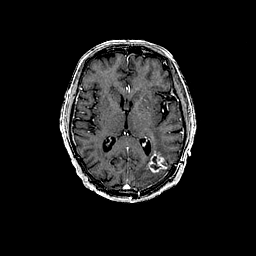
#> input picture failed-attempts/060.png, 256 x 256 px, found by its file name
$ jupyter execute code.ipynb
#> lines starting #> are read from the running program, lines starting #| are printed output that depends on the picture; after the words box and inside, x2 and y2 are one past the last pixel; in counts of white or black regions, pixels touching at a corner belong together
[cell 1]
import cv2
import numpy as np
import matplotlib.pyplot as plt
from skimage.filters import threshold_otsu
from sklearn.cluster import KMeans

[cell 2]
def perona_malik(img, n_iter=10, kappa=50, gamma=0.2):
    """
    Anisotropic diffusion based on Perona-Malik model.
    """
    h, w = img.shape
    img = img.astype(np.float32)

    for _ in range(n_iter):
        # Compute gradients
        grad_n = img[:-2, 1:-1] - img[1:-1, 1:-1]
        grad_s = img[2:, 1:-1] - img[1:-1, 1:-1]
        grad_e = img[1:-1, 2:] - img[1:-1, 1:-1]
        grad_w = img[1:-1, :-2] - img[1:-1, 1:-1]

        # Diffusion coefficients
        c_n = np.exp(-(grad_n / kappa) ** 2)
        c_s = np.exp(-(grad_s / kappa) ** 2)
        c_e = np.exp(-(grad_e / kappa) ** 2)
        c_w = np.exp(-(grad_w / kappa) ** 2)

        # Update image
        img[1:-1, 1:-1] += gamma * (
            c_n * grad_n + c_s * grad_s + c_e * grad_e + c_w * grad_w
        )

    return img

[cell 3]
# def preprocess_image(img):
#     """
#     Preprocessing: skull stripping and intensity normalization.
#     """
#     # Threshold for skull stripping
#     thresh = threshold_otsu(img)
#     skull_removed = np.where(img > thresh, img, 0)

#     # Normalize intensity to [0, 1]
#     skull_removed = cv2.normalize(skull_removed, None, 0, 1, cv2.NORM_MINMAX)
#     return skull_removed

[cell 4]
def kmeans_segmentation(img, n_clusters=4):
    """
    K-means clustering for segmentation.
    """
    h, w = img.shape
    img_flat = img.reshape(-1, 1)
    kmeans = KMeans(n_clusters=n_clusters, random_state=0)
    kmeans.fit(img_flat)
    segmented_img = kmeans.labels_.reshape(h, w)
    return segmented_img

[cell 5]
def segment_tumor(segmented_img, cluster_id):
    """
    Extract tumor region based on cluster ID.
    """
    tumor_mask = (segmented_img == cluster_id).astype(np.uint8)
    return tumor_mask

[cell 6]
img = cv2.imread('../060.png', cv2.IMREAD_GRAYSCALE)
#> img is the input picture: shape (256, 256); min 0, max 255, mean 24.9
# img = cv2.imread('images/sarcoma.png', cv2.IMREAD_GRAYSCALE)
if img is None:
    raise ValueError("Image not found. Please provide a valid path.")

# plot original image

plt.imshow(img, cmap='gray')
plt.title('Original Image')
plt.axis('off')
plt.show()

# thresholding

_, binary_img = cv2.threshold(img, 20, 255, cv2.THRESH_BINARY)
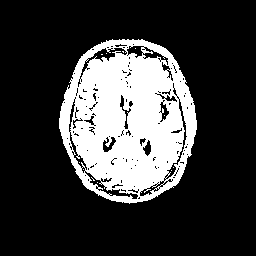
#> binary_img: shape (256, 256); 23.5% white; 12 white regions (11 under 20 px), largest, box (x1, y1, x2, y2) and area: (59, 39, 197, 204) 15365

# [23 lines of commented-out code are left out]

kernel = cv2.getStructuringElement(cv2.MORPH_ELLIPSE, (5, 5))
dilated_img = cv2.dilate(binary_img, kernel, iterations=2)
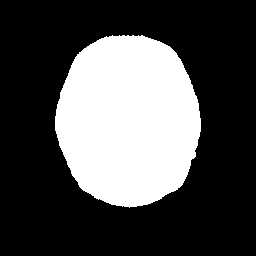
#> dilated_img: shape (256, 256); 30.2% white; 1 white region, box (x1, y1, x2, y2) and area: (55, 35, 201, 208) 19807

# plot the dilated image
plt.figure(figsize=(5, 5))

plt.imshow(dilated_img, cmap='gray')
plt.title('Dilated Image')
plt.axis('off')
plt.show()

# erosion with elliptical kernel

kernel = cv2.getStructuringElement(cv2.MORPH_ELLIPSE, (15, 15))
eroded_img = cv2.erode(dilated_img, kernel, iterations=2)
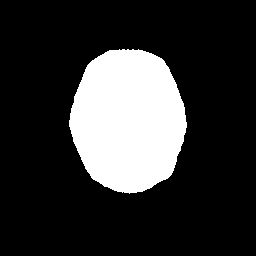
#> eroded_img: shape (256, 256); 20.1% white; 1 white region, box (x1, y1, x2, y2) and area: (69, 49, 187, 194) 13188

# plot the eroded image
plt.figure(figsize=(5, 5))

plt.imshow(eroded_img, cmap='gray')
plt.title('Eroded Image')
plt.axis('off')
plt.show()

# apply as a mask

masked_img = cv2.bitwise_and(img, img, mask=eroded_img)
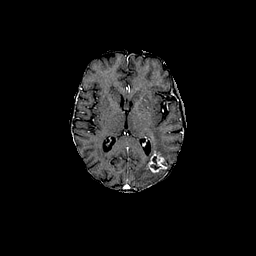
#> masked_img: shape (256, 256); min 0, max 255, mean 16.6

# plot the masked image
plt.figure(figsize=(5, 5))

plt.imshow(masked_img, cmap='gray')
plt.title('Masked Image')
plt.axis('off')
plt.show()

[cell 7]
# img = cv2.imread('../060.png', cv2.IMREAD_GRAYSCALE)
# if img is None:
#     raise ValueError("Image not found. Please provide a valid path.")

# Step 1: Enhance the image using Perona-Malik anisotropic diffusion
# enhanced_img = perona_malik(img, n_iter=20, kappa=30, gamma=0.25)
enhanced_img = perona_malik(masked_img, n_iter=20, kappa=30, gamma=0.25)
#> the loop in perona_malik, `for _ in range(n_iter):` made 20 passes
#> pass 1, in perona_malik, `grad_s = img[2:, 1:-1] - img[1:-1, 1:-1]`:
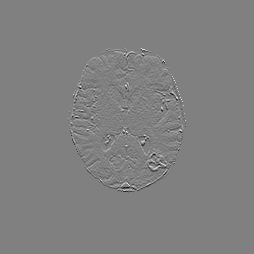
#> grad_s: shape (254, 254) float32; min -226, max 221, mean 0; drawn with min black and max white
#> pass 1, in perona_malik, `grad_e = img[1:-1, 2:] - img[1:-1, 1:-1]`:
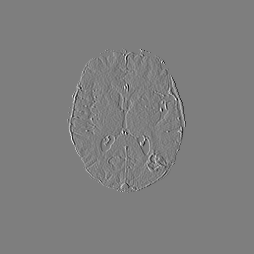
#> grad_e: shape (254, 254) float32; min -253, max 255, mean 0; drawn with min black and max white
#> pass 1, in perona_malik, `grad_w = img[1:-1, :-2] - img[1:-1, 1:-1]`:
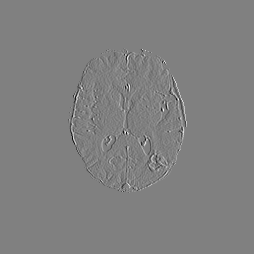
#> grad_w: shape (254, 254) float32; min -255, max 253, mean 0; drawn with min black and max white
#> after the loop in perona_malik, `for _ in range(n_iter):`:
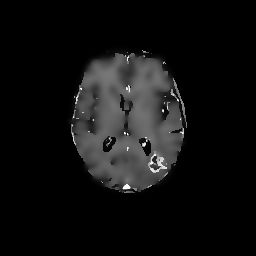
#> img: shape (256, 256) float32; min 0, max 254.3, mean 16.6

# Step 2: Preprocess the image (skull stripping)
# preprocessed_img = preprocess_image(enhanced_img)

# Step 3: Perform K-means segmentation
# segmented_img = kmeans_segmentation(preprocessed_img, n_clusters=4)
segmented_img = kmeans_segmentation(enhanced_img, n_clusters=4)
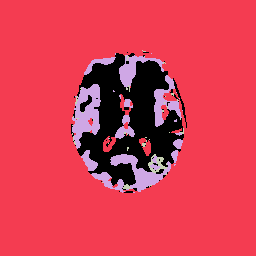
#> segmented_img: shape (256, 256) int32; 4 distinct labels, from 0 to 3; one colour per label, 0 black

# Step 4: Extract tumor (assume cluster ID 2 for tumor)
tumor_mask = segment_tumor(segmented_img, cluster_id=2)
#> in segment_tumor, `tumor_mask = (segmented_img == cluster_id).astype(np.uint8)`:
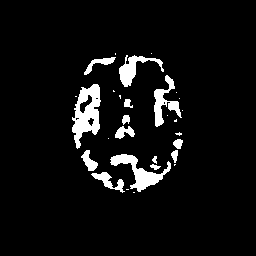
#> tumor_mask: shape (256, 256); values 0 (black) and 1 (white), 6% white; 29 white regions (15 under 20 px), largest, box (x1, y1, x2, y2) and area: (72, 84, 101, 149) 1036, (110, 154, 171, 192) 753, (154, 75, 182, 127) 547

# Step 5: Display results
# plt.figure(figsize=(10, 8))
plt.figure(figsize=(20, 8))
plt.subplot(1, 4, 1), plt.imshow(img, cmap='gray'), plt.title("Original Image")
plt.subplot(1, 4, 2), plt.imshow(enhanced_img, cmap='gray'), plt.title("Enhanced Image")
plt.subplot(1, 4, 3), plt.imshow(segmented_img, cmap='nipy_spectral'), plt.title("Segmented Image")
plt.subplot(1, 4, 4), plt.imshow(tumor_mask, cmap='gray'), plt.title("Tumor Region")
plt.show()

$ run again, with brain-tumour/images/sarcoma.png copied over failed-attempts/060.png
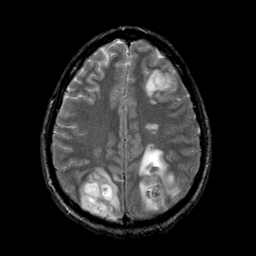
#> input picture brain-tumour/images/sarcoma.png, 256 x 256 px, found by its file name
#> img is the input picture: shape (256, 256); min 0, max 255, mean 38.2
#> `_, binary_img = cv2.threshold(img, 20, 255, cv2.THRESH_BINARY)`:
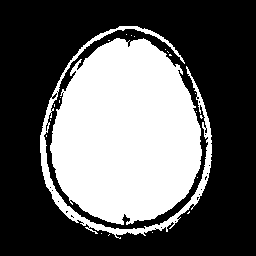
#> binary_img: shape (256, 256); 37.5% white; 22 white regions (20 under 20 px), largest, box (x1, y1, x2, y2) and area: (50, 38, 202, 225) 21594, (40, 26, 212, 239) 2938
#> dilated_img: shape (256, 256); 47.1% white; 1 white region, box (x1, y1, x2, y2) and area: (36, 22, 216, 243) 30853
#> eroded_img: shape (256, 256); 32.6% white; 1 white region, box (x1, y1, x2, y2) and area: (50, 37, 202, 227) 21336
#> segmented_img: shape (256, 256) int32; 4 distinct labels, from 0 to 3
#> in segment_tumor, `tumor_mask = (segmented_img == cluster_id).astype(np.uint8)`:
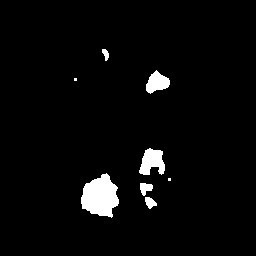
#> tumor_mask: shape (256, 256); values 0 (black) and 1 (white), 3.5% white; 8 white regions (2 under 20 px), largest, box (x1, y1, x2, y2) and area: (81, 173, 119, 218) 1166, (139, 148, 165, 175) 476, (146, 70, 170, 94) 352, (140, 183, 153, 196) 113, (145, 197, 157, 209) 92, (102, 49, 109, 61) 53

$ run again, with failed-attempts/016.png copied over failed-attempts/060.png
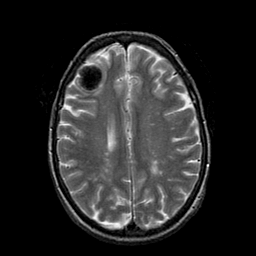
#> input picture failed-attempts/016.png, 256 x 256 px, found by its file name
#> img is the input picture: shape (256, 256); min 0, max 255, mean 38.3
#> binary_img: shape (256, 256); 39.4% white; 15 white regions (14 under 20 px), largest, box (x1, y1, x2, y2) and area: (48, 30, 211, 246) 25804
#> dilated_img: shape (256, 256); 47.3% white; 2 white regions, box (x1, y1, x2, y2) and area: (36, 26, 217, 250) 30853, (192, 49, 206, 65) 114
#> eroded_img: shape (256, 256); 32.6% white; 1 white region, box (x1, y1, x2, y2) and area: (58, 40, 201, 235) 21365
#> segmented_img: shape (256, 256) int32; 4 distinct labels, from 0 to 3
#> in segment_tumor, `tumor_mask = (segmented_img == cluster_id).astype(np.uint8)`:
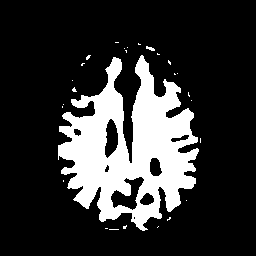
#> tumor_mask: shape (256, 256); values 0 (black) and 1 (white), 19.9% white; 27 white regions (25 under 20 px), largest, box (x1, y1, x2, y2) and area: (58, 55, 199, 231) 12891, (146, 46, 155, 51) 26
